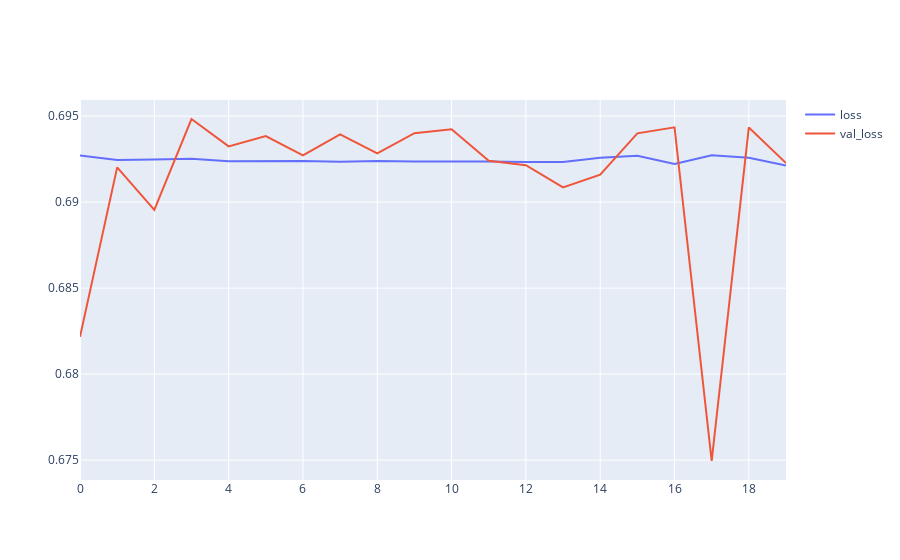

Here is the notebook cell this chart was saved with:
### Markdown cell above
b) GRU

### Code cell
GRU_history = json.load(open("./history/GRU_history.json", 'r'))
model_gru = tf.keras.models.load_model("./model/model_gru.h5")

fig = go.Figure()
fig.add_trace(go.Scatter(y=GRU_history["loss"],
                    mode='lines',
                    name='loss'))
fig.add_trace(go.Scatter(y=GRU_history["val_loss"],
                    mode='lines',
                    name='val_loss'))
fig.show()

### Figure 1 — Plotly figure (JSON) as saved in the notebook; plotly's stock layout.template omitted (floating-point values rounded to 4 significant figures)
{"data": [{"mode": "lines", "name": "loss", "type": "scatter", "y": [0.6927, 0.6924, 0.6925, 0.6925, 0.6924, 0.6924, 0.6924, 0.6923, 0.6924, 0.6924, 0.6924, 0.6924, 0.6923, 0.6923, 0.6926, 0.6927, 0.6922, 0.6927, 0.6926, 0.6921]}, {"mode": "lines", "name": "val_loss", "type": "scatter", "y": [0.6822, 0.692, 0.6896, 0.6948, 0.6932, 0.6938, 0.6927, 0.6939, 0.6928, 0.694, 0.6942, 0.6924, 0.6921, 0.6909, 0.6916, 0.694, 0.6943, 0.675, 0.6943, 0.6923]}], "layout": {}}
